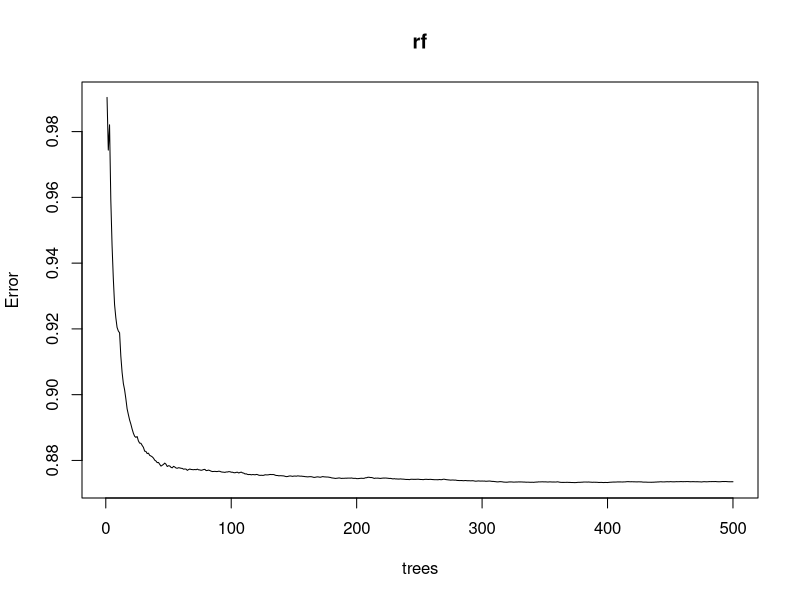

The R script that drew this image: (Note: this script raises an error after producing the figure.)
## ---- chunk 1
knitr::opts_chunk$set(echo = TRUE)
## ---- chunk 2
# can add quietly=T option to the require() function
loadPkg = function(x) { if (!require(x,character.only=T, quietly =T)) { install.packages(x,dep=T,repos="http://cran.us.r-project.org"); if(!require(x,character.only=T)) stop("Package not found") } }
## ---- chunk 3
taxi <- read.csv("../Data/taxidata_processed_project2.csv")

taxi_subset <- subset(taxi, select = c(passenger_count, trip_distance, fare_amount, tip_fare_ratio, Borough_pu, Borough_do, pickup_period, drop_period, trip_duration))

taxi_subset <- subset(taxi, select = c(passenger_count, trip_distance, fare_amount, tip_fare_ratio, trip_duration))

taxi_subset <- as.data.frame(scale(taxi_subset[1:5], center = TRUE, scale = TRUE))

set.seed(42)
## ---- chunk 4
loadPkg("randomForest")

taxi_sample <- sample(2, nrow(taxi_subset), replace=TRUE, prob=c(0.67, 0.33))
#We then just need to use the new variable to create the test/train outputs, selecting the first four rows as they are the numeric data in the iris data set and we want to predict Species 
taxi_train <- taxi_subset[taxi_sample==1, 1:5]
taxi_test <- taxi_subset[taxi_sample==2, 1:5]

rf = randomForest(tip_fare_ratio ~ ., data = taxi_subset) #subset = taxi_train)
rf
## ---- chunk 5
plot(rf)
## ---- chunk 6
prediction <-predict(rf, taxi_test)
confusionMatrix(prediction, taxi_test$tip_fare_ratio)
